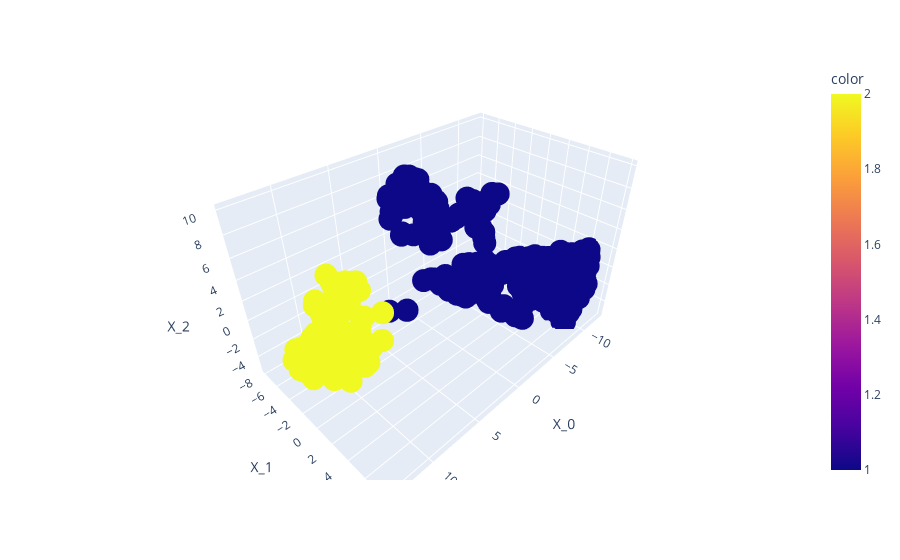

Notebook code cell kept with this figure:
### Markdown cell above
Notiamo che DBSCAN identifica due cluster (`cluster`=0,1) e alcuni outlier (`cluster`=-1). Confrontiamolo con la feature `Channel` e quella `Region`:

### Code cell
px.scatter_3d(tsne_df,x="X_0",y="X_1",z="X_2", color=df["Channel"])

### Figure 1 — Plotly figure (JSON) as saved in the notebook; plotly's stock layout.template omitted (floating-point values rounded to 4 significant figures; data arrays with more than 128 entries replaced by an {"elided": "..."} marker saying what was removed)
{"data": [{"hovertemplate": "X_0=%{x}<br>X_1=%{y}<br>X_2=%{z}<br>color=%{marker.color}<extra></extra>", "legendgroup": "", "marker": {"color": {"elided": "440 int values"}, "coloraxis": "coloraxis", "symbol": "circle"}, "mode": "markers", "name": "", "scene": "scene", "showlegend": false, "type": "scatter3d", "x": {"elided": "440 float values"}, "y": {"elided": "440 float values"}, "z": {"elided": "440 float values"}}], "layout": {"coloraxis": {"colorbar": {"title": {"text": "color"}}, "colorscale": [[0, "#0d0887"], [0.1111, "#46039f"], [0.2222, "#7201a8"], [0.3333, "#9c179e"], [0.4444, "#bd3786"], [0.5556, "#d8576b"], [0.6667, "#ed7953"], [0.7778, "#fb9f3a"], [0.8889, "#fdca26"], [1, "#f0f921"]]}, "legend": {"tracegroupgap": 0}, "margin": {"t": 60}, "scene": {"domain": {"x": [0, 1], "y": [0, 1]}, "xaxis": {"title": {"text": "X_0"}}, "yaxis": {"title": {"text": "X_1"}}, "zaxis": {"title": {"text": "X_2"}}}}}
